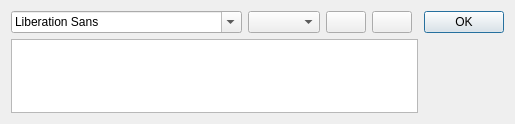
<?xml version="1.0" encoding="UTF-8"?>
<ui version="4.0">
 <class>InsertTextUI</class>
 <widget class="QDialog" name="InsertTextUI">
  <property name="geometry">
   <rect>
    <x>0</x>
    <y>0</y>
    <width>498</width>
    <height>124</height>
   </rect>
  </property>
  <property name="windowTitle">
   <string>Insert Text</string>
  </property>
  <layout class="QGridLayout" name="gridLayout">
   <item row="0" column="0" colspan="4">
    <widget class="QFontComboBox" name="m_font"/>
   </item>
   <item row="0" column="8" rowspan="4">
    <widget class="QDialogButtonBox" name="m_btn_insert">
     <property name="orientation">
      <enum>Qt::Vertical</enum>
     </property>
     <property name="standardButtons">
      <set>QDialogButtonBox::Ok</set>
     </property>
    </widget>
   </item>
   <item row="0" column="4">
    <widget class="QComboBox" name="m_fontsize"/>
   </item>
   <item row="0" column="5">
    <widget class="QPushButton" name="m_bold">
     <property name="text">
      <string/>
     </property>
     <property name="icon">
      <iconset resource="sumpdf.qrc">
       <normaloff>:/images/bold.png</normaloff>:/images/bold.png</iconset>
     </property>
     <property name="checkable">
      <bool>true</bool>
     </property>
    </widget>
   </item>
   <item row="0" column="6">
    <widget class="QPushButton" name="m_italic">
     <property name="text">
      <string/>
     </property>
     <property name="icon">
      <iconset resource="sumpdf.qrc">
       <normaloff>:/images/italic.png</normaloff>:/images/italic.png</iconset>
     </property>
     <property name="checkable">
      <bool>true</bool>
     </property>
    </widget>
   </item>
   <item row="1" column="0" rowspan="3" colspan="8">
    <widget class="QTextEdit" name="m_text">
     <property name="sizePolicy">
      <sizepolicy hsizetype="Expanding" vsizetype="Ignored">
       <horstretch>0</horstretch>
       <verstretch>0</verstretch>
      </sizepolicy>
     </property>
    </widget>
   </item>
  </layout>
 </widget>
 <resources>
  <include location="sumpdf.qrc"/>
 </resources>
 <connections>
  <connection>
   <sender>m_btn_insert</sender>
   <signal>accepted()</signal>
   <receiver>InsertTextUI</receiver>
   <slot>accept()</slot>
   <hints>
    <hint type="sourcelabel">
     <x>248</x>
     <y>254</y>
    </hint>
    <hint type="destinationlabel">
     <x>157</x>
     <y>274</y>
    </hint>
   </hints>
  </connection>
  <connection>
   <sender>m_btn_insert</sender>
   <signal>rejected()</signal>
   <receiver>InsertTextUI</receiver>
   <slot>reject()</slot>
   <hints>
    <hint type="sourcelabel">
     <x>316</x>
     <y>260</y>
    </hint>
    <hint type="destinationlabel">
     <x>286</x>
     <y>274</y>
    </hint>
   </hints>
  </connection>
 </connections>
</ui>
